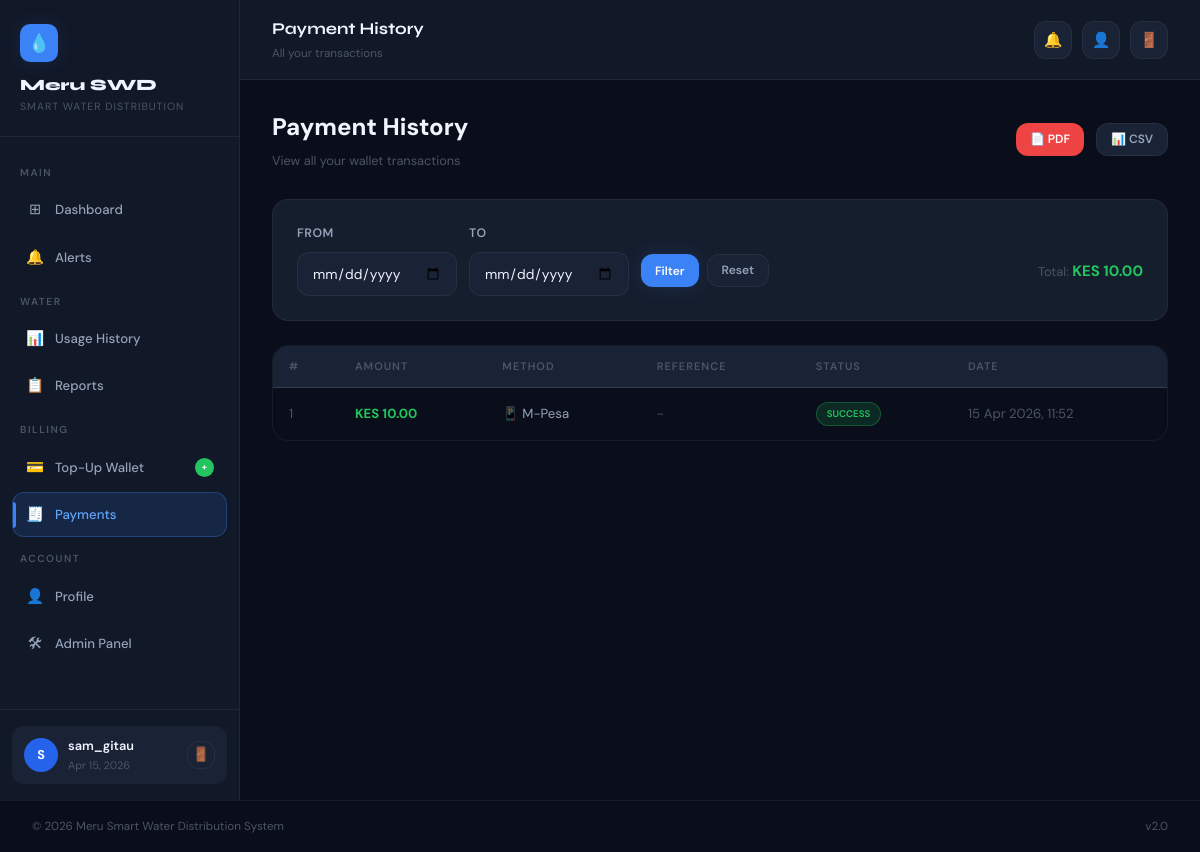
/pages/payment_history.php (signed in), run on the app's committed database.
### tables this page shows
CREATE TABLE `payments` (
  `id` int(11) NOT NULL,
  `user_id` int(11) NOT NULL,
  `amount` decimal(10,2) NOT NULL,
  `payment_method` enum('MPesa','Cash','Bank') DEFAULT 'MPesa',
  `payment_reference` varchar(100) DEFAULT NULL,
  `status` enum('PENDING','SUCCESS','FAILED') DEFAULT 'PENDING',
  `created_at` datetime DEFAULT current_timestamp()
);

### pages/payment_history.php (the view, shortened to what this page needs)
<?php
session_start(); require '../db.php';
$uid=$_SESSION['user_id'];
$from=$_GET['from']??''; $to=$_GET['to']??'';
$query="SELECT * FROM payments WHERE user_id=?"; $params=[$uid];
$query.=" ORDER BY created_at DESC";
$stmt=$pdo->prepare($query); $stmt->execute($params); $payments=$stmt->fetchAll();
$totalPaid=array_sum(array_column($payments,'amount'));
include '../components/header.php';
?>
<div class="main-content">
  <div class="page-header flex justify-between items-center">
    <div><div class="page-title">Payment History</div><div class="page-subtitle">View all your wallet transactions</div></div>
    <div class="flex gap-12">
      <a href="export_pdf.php?from=<?= urlencode($from) ?>&to=<?= urlencode($to) ?>" class="btn btn-danger btn-sm">📄 PDF</a>
      <a href="export_csv.php" class="btn btn-ghost btn-sm">📊 CSV</a>
    </div>
  </div>
  <div class="card mb-24">
    <form method="GET" class="flex gap-12 items-center flex-wrap">
      <div><label class="form-label">From</label><input type="date" name="from" class="form-control" value="<?= htmlspecialchars($from) ?>" style="width:160px"></div>
      <div><label class="form-label">To</label><input type="date" name="to" class="form-control" value="<?= htmlspecialchars($to) ?>" style="width:160px"></div>
      <div style="margin-top:22px;display:flex;gap:8px">
        <button type="submit" class="btn btn-primary btn-sm">Filter</button>
        <a href="payment_history.php" class="btn btn-ghost btn-sm">Reset</a>
      </div>
      <div style="margin-left:auto;margin-top:22px">
        <span style="font-size:0.85em;color:var(--text-muted)">Total: </span>
        <span style="font-weight:700;color:var(--green-500)">KES <?= number_format($totalPaid,2) ?></span>
      </div>
    </form>
  </div>
  <div class="table-wrap">
    <table>
      <thead><tr><th>#</th><th>Amount</th><th>Method</th><th>Reference</th><th>Status</th><th>Date</th></tr></thead>
      <tbody>
        <?php if($payments): foreach($payments as $p): ?>
        <tr>
          <td class="text-muted"><?= $p['id'] ?></td>
          <td style="font-weight:700;color:var(--green-500)">KES <?= number_format($p['amount'],2) ?></td>
          <td><?= $p['payment_method']==='MPesa'?'📱 M-Pesa':($p['payment_method']==='Cash'?'💵 Cash':'🏦 Bank') ?></td>
          <td class="text-muted"><?= htmlspecialchars($p['payment_reference']??'-') ?></td>
          <td><span class="badge <?= $p['status']==='SUCCESS'?'badge-green':'badge-amber' ?>"><?= $p['status'] ?></span></td>
          <td class="text-muted"><?= date('d M Y, H:i',strtotime($p['created_at'])) ?></td>
        </tr>
        <?php endforeach; else: ?>
        <tr><td colspan="6" class="text-center text-muted" style="padding:40px">No payment records found</td></tr>
        <?php endif; ?>
      </tbody>
    </table>
  </div>
</div>
<?php include '../components/footer.php'; ?>

### assets/styles.css (style rules this page uses)
:root { --bg-base:#0a0e1a; --bg-surface:#111827; --bg-elevated:#1a2236; --bg-card:#151e2d; --blue-500:#3b82f6; --blue-400:#60a5fa; --blue-300:#93c5fd; --blue-600:#2563eb; --blue-glow:rgba(59,130,246,0.15); --blue-border:rgba(59,130,246,0.3); --green-500:#22c55e; --green-glow:rgba(34,197,94,0.15); --red-500:#ef4444; --red-glow:rgba(239,68,68,0.15); --amber-500:#f59e0b; --text-primary:#f0f4ff; --text-secondary:#94a3b8; --text-muted:#4b5563; --border:rgba(255,255,255,0.06); --border-hover:rgba(255,255,255,0.12); --sidebar-w:240px; --radius:12px; --radius-lg:16px; --shadow:0 4px 24px rgba(0,0,0,0.4); --shadow-blue:0 4px 24px rgba(59,130,246,0.2); --transition:0.2s ease; }
*,*::before,*::after { box-sizing:border-box;margin:0;padding:0 }
html { scroll-behavior:smooth }
body { font-family:'DM Sans',sans-serif;background:var(--bg-base);color:var(--text-primary);min-height:100vh;line-height:1.6;font-size:15px }
a { color:var(--blue-400);text-decoration:none;transition:color var(--transition) }
.main-content { padding:28px 32px;flex:1 }
.card { background:var(--bg-card);border:1px solid var(--border);border-radius:var(--radius-lg);padding:24px;transition:all var(--transition) }
.form-label { display:block;font-size:0.82em;font-weight:600;color:var(--text-secondary);margin-bottom:8px;text-transform:uppercase;letter-spacing:0.5px }
.form-control { width:100%;padding:11px 14px;background:var(--bg-elevated);border:1px solid var(--border);border-radius:var(--radius);color:var(--text-primary);font-family:'DM Sans',sans-serif;font-size:0.92em;transition:all var(--transition);outline:none }
.form-control::placeholder { color:var(--text-muted) }
.btn { display:inline-flex;align-items:center;justify-content:center;gap:8px;padding:10px 20px;border-radius:var(--radius);font-family:'DM Sans',sans-serif;font-size:0.88em;font-weight:600;cursor:pointer;border:none;transition:all var(--transition);white-space:nowrap;text-decoration:none }
.btn-primary { background:var(--blue-500);color:#fff;box-shadow:0 0 20px var(--blue-glow) }
.btn-danger { background:var(--red-500);color:#fff }
.btn-ghost { background:var(--bg-elevated);color:var(--text-secondary);border:1px solid var(--border) }
.btn-sm { padding:6px 14px;font-size:0.8em }
.table-wrap { overflow-x:auto;border-radius:var(--radius-lg);border:1px solid var(--border) }
table { width:100%;border-collapse:collapse }
thead th { background:var(--bg-elevated);color:var(--text-muted);font-size:0.73em;font-weight:600;text-transform:uppercase;letter-spacing:1px;padding:12px 16px;text-align:left;border-bottom:1px solid var(--border) }
tbody td { padding:14px 16px;border-bottom:1px solid var(--border);font-size:0.88em;color:var(--text-secondary);vertical-align:middle }
tbody tr:last-child td { border-bottom:none }
.badge { display:inline-flex;align-items:center;gap:5px;padding:3px 10px;border-radius:20px;font-size:0.73em;font-weight:600 }
.badge-green { background:var(--green-glow);color:var(--green-500);border:1px solid rgba(34,197,94,0.3) }
.page-header { margin-bottom:28px }
.page-title { font-size:1.6em;font-weight:800;color:var(--text-primary);margin-bottom:4px }
.page-subtitle { font-size:0.85em;color:var(--text-muted) }
.text-muted { color:var(--text-muted)!important }
.mb-24 { margin-bottom:24px }
.flex { display:flex }
.items-center { align-items:center }
.justify-between { justify-content:space-between }
.gap-12 { gap:12px }

### data on the page
payments: id "1", amount "10.00", payment_method "📱 M-Pesa", payment_reference "-", status "SUCCESS", created_at "15 Apr 2026, 11:52"

### other printed values
substr($_SESSION['username'],0,1) "S"
$_SESSION['username'] "sam_gitau"
$memberSince ?: 'Member' "Apr 15, 2026"
$pageTitle "Payment History"
$pageSubtitle "All your transactions"
$totalPaid "10.00"
